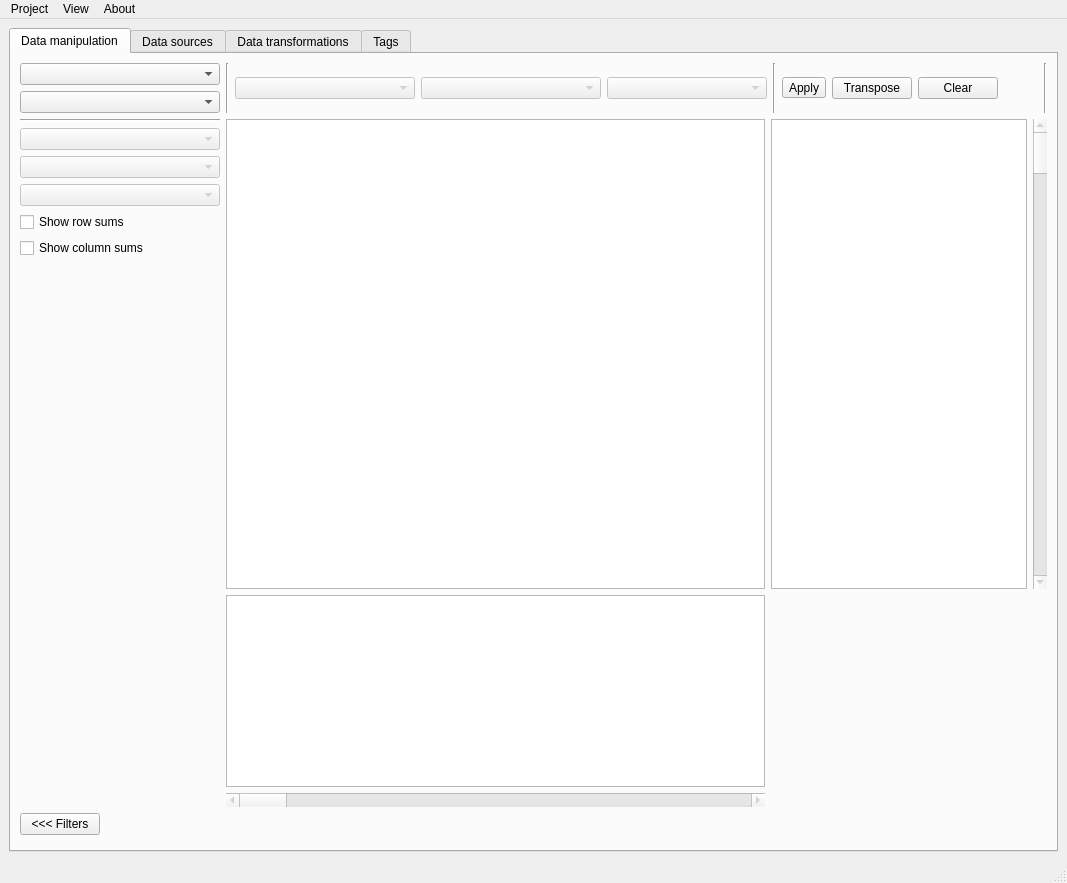
<?xml version="1.0" encoding="UTF-8"?>
<ui version="4.0">
 <class>MainWindow</class>
 <widget class="QMainWindow" name="MainWindow">
  <property name="geometry">
   <rect>
    <x>0</x>
    <y>0</y>
    <width>1067</width>
    <height>883</height>
   </rect>
  </property>
  <property name="windowTitle">
   <string>MainWindow</string>
  </property>
  <widget class="QWidget" name="centralwidget">
   <layout class="QHBoxLayout" name="horizontalLayout_2">
    <item>
     <layout class="QHBoxLayout" name="horizontalLayout">
      <item>
       <widget class="QTabWidget" name="tabWidget">
        <property name="currentIndex">
         <number>0</number>
        </property>
        <widget class="QWidget" name="tab">
         <attribute name="title">
          <string>Data manipulation</string>
         </attribute>
         <layout class="QGridLayout" name="gridLayout_3">
          <item row="3" column="0">
           <layout class="QVBoxLayout" name="verticalLayout_4">
            <item>
             <widget class="QPushButton" name="filterWidgetButton">
              <property name="sizePolicy">
               <sizepolicy hsizetype="Fixed" vsizetype="Fixed">
                <horstretch>0</horstretch>
                <verstretch>0</verstretch>
               </sizepolicy>
              </property>
              <property name="text">
               <string>&lt;&lt;&lt; Filters</string>
              </property>
             </widget>
            </item>
            <item>
             <widget class="FilterWidget" name="filterWidget" native="true">
              <property name="enabled">
               <bool>true</bool>
              </property>
             </widget>
            </item>
           </layout>
          </item>
          <item row="0" column="0">
           <layout class="QGridLayout" name="gridLayout_2">
            <item row="3" column="0">
             <layout class="QVBoxLayout" name="verticalLayout">
              <item>
               <widget class="Line" name="line_4">
                <property name="orientation">
                 <enum>Qt::Horizontal</enum>
                </property>
               </widget>
              </item>
              <item>
               <widget class="PivotComboBox" name="rowComboBox1">
                <property name="enabled">
                 <bool>false</bool>
                </property>
                <property name="sizePolicy">
                 <sizepolicy hsizetype="Expanding" vsizetype="Preferred">
                  <horstretch>0</horstretch>
                  <verstretch>0</verstretch>
                 </sizepolicy>
                </property>
                <property name="minimumSize">
                 <size>
                  <width>160</width>
                  <height>0</height>
                 </size>
                </property>
                <property name="maximumSize">
                 <size>
                  <width>200</width>
                  <height>16777215</height>
                 </size>
                </property>
               </widget>
              </item>
              <item>
               <widget class="PivotComboBox" name="rowComboBox2">
                <property name="enabled">
                 <bool>false</bool>
                </property>
                <property name="sizePolicy">
                 <sizepolicy hsizetype="Expanding" vsizetype="Preferred">
                  <horstretch>0</horstretch>
                  <verstretch>0</verstretch>
                 </sizepolicy>
                </property>
                <property name="minimumSize">
                 <size>
                  <width>160</width>
                  <height>0</height>
                 </size>
                </property>
                <property name="maximumSize">
                 <size>
                  <width>200</width>
                  <height>16777215</height>
                 </size>
                </property>
               </widget>
              </item>
              <item>
               <widget class="PivotComboBox" name="rowComboBox3">
                <property name="enabled">
                 <bool>false</bool>
                </property>
                <property name="sizePolicy">
                 <sizepolicy hsizetype="Expanding" vsizetype="Preferred">
                  <horstretch>0</horstretch>
                  <verstretch>0</verstretch>
                 </sizepolicy>
                </property>
                <property name="minimumSize">
                 <size>
                  <width>160</width>
                  <height>0</height>
                 </size>
                </property>
                <property name="maximumSize">
                 <size>
                  <width>200</width>
                  <height>16777215</height>
                 </size>
                </property>
               </widget>
              </item>
              <item>
               <widget class="QCheckBox" name="rowSumCheckBox">
                <property name="text">
                 <string>Show row sums</string>
                </property>
               </widget>
              </item>
              <item>
               <widget class="QCheckBox" name="columnSumCheckBox">
                <property name="text">
                 <string>Show column sums</string>
                </property>
               </widget>
              </item>
              <item>
               <spacer name="verticalSpacer">
                <property name="orientation">
                 <enum>Qt::Vertical</enum>
                </property>
                <property name="sizeHint" stdset="0">
                 <size>
                  <width>20</width>
                  <height>40</height>
                 </size>
                </property>
               </spacer>
              </item>
             </layout>
            </item>
            <item row="0" column="2">
             <layout class="QHBoxLayout" name="horizontalLayout_3">
              <item>
               <widget class="Line" name="line_3">
                <property name="orientation">
                 <enum>Qt::Vertical</enum>
                </property>
               </widget>
              </item>
              <item>
               <widget class="PivotComboBox" name="columnComboBox1">
                <property name="enabled">
                 <bool>false</bool>
                </property>
                <property name="sizePolicy">
                 <sizepolicy hsizetype="MinimumExpanding" vsizetype="Fixed">
                  <horstretch>1</horstretch>
                  <verstretch>0</verstretch>
                 </sizepolicy>
                </property>
                <property name="minimumSize">
                 <size>
                  <width>160</width>
                  <height>0</height>
                 </size>
                </property>
                <property name="maximumSize">
                 <size>
                  <width>200</width>
                  <height>16777215</height>
                 </size>
                </property>
                <property name="editable">
                 <bool>false</bool>
                </property>
               </widget>
              </item>
              <item>
               <widget class="PivotComboBox" name="columnComboBox2">
                <property name="enabled">
                 <bool>false</bool>
                </property>
                <property name="sizePolicy">
                 <sizepolicy hsizetype="MinimumExpanding" vsizetype="Fixed">
                  <horstretch>1</horstretch>
                  <verstretch>0</verstretch>
                 </sizepolicy>
                </property>
                <property name="minimumSize">
                 <size>
                  <width>160</width>
                  <height>0</height>
                 </size>
                </property>
                <property name="maximumSize">
                 <size>
                  <width>200</width>
                  <height>16777215</height>
                 </size>
                </property>
               </widget>
              </item>
              <item>
               <widget class="PivotComboBox" name="columnComboBox3">
                <property name="enabled">
                 <bool>false</bool>
                </property>
                <property name="sizePolicy">
                 <sizepolicy hsizetype="MinimumExpanding" vsizetype="Fixed">
                  <horstretch>1</horstretch>
                  <verstretch>0</verstretch>
                 </sizepolicy>
                </property>
                <property name="minimumSize">
                 <size>
                  <width>160</width>
                  <height>0</height>
                 </size>
                </property>
                <property name="maximumSize">
                 <size>
                  <width>0</width>
                  <height>16777215</height>
                 </size>
                </property>
               </widget>
              </item>
              <item>
               <widget class="Line" name="line_2">
                <property name="orientation">
                 <enum>Qt::Vertical</enum>
                </property>
               </widget>
              </item>
              <item>
               <widget class="QToolButton" name="applyComboBoxesButton">
                <property name="text">
                 <string>Apply</string>
                </property>
               </widget>
              </item>
              <item>
               <widget class="QPushButton" name="transposeViewButton">
                <property name="enabled">
                 <bool>true</bool>
                </property>
                <property name="text">
                 <string>Transpose</string>
                </property>
               </widget>
              </item>
              <item>
               <widget class="QPushButton" name="clearButton">
                <property name="text">
                 <string>Clear</string>
                </property>
               </widget>
              </item>
              <item>
               <spacer name="horizontalSpacer">
                <property name="orientation">
                 <enum>Qt::Horizontal</enum>
                </property>
                <property name="sizeHint" stdset="0">
                 <size>
                  <width>40</width>
                  <height>20</height>
                 </size>
                </property>
               </spacer>
              </item>
              <item>
               <widget class="Line" name="line">
                <property name="orientation">
                 <enum>Qt::Vertical</enum>
                </property>
               </widget>
              </item>
             </layout>
            </item>
            <item row="3" column="2">
             <layout class="QGridLayout" name="gridLayout_10">
              <item row="0" column="0">
               <widget class="DataFrameView" name="dataFrameView">
                <property name="sizePolicy">
                 <sizepolicy hsizetype="Expanding" vsizetype="Expanding">
                  <horstretch>100</horstretch>
                  <verstretch>100</verstretch>
                 </sizepolicy>
                </property>
                <property name="verticalScrollBarPolicy">
                 <enum>Qt::ScrollBarAlwaysOff</enum>
                </property>
                <property name="horizontalScrollBarPolicy">
                 <enum>Qt::ScrollBarAlwaysOff</enum>
                </property>
               </widget>
              </item>
              <item row="1" column="0">
               <widget class="QTableWidget" name="columnSumWidget">
                <property name="sizePolicy">
                 <sizepolicy hsizetype="Minimum" vsizetype="Minimum">
                  <horstretch>0</horstretch>
                  <verstretch>1</verstretch>
                 </sizepolicy>
                </property>
                <property name="verticalScrollBarPolicy">
                 <enum>Qt::ScrollBarAlwaysOff</enum>
                </property>
                <property name="horizontalScrollBarPolicy">
                 <enum>Qt::ScrollBarAlwaysOff</enum>
                </property>
                <attribute name="horizontalHeaderVisible">
                 <bool>false</bool>
                </attribute>
                <attribute name="verticalHeaderVisible">
                 <bool>true</bool>
                </attribute>
               </widget>
              </item>
              <item row="2" column="0">
               <widget class="QScrollBar" name="horizontalScrollBar">
                <property name="enabled">
                 <bool>false</bool>
                </property>
                <property name="orientation">
                 <enum>Qt::Horizontal</enum>
                </property>
               </widget>
              </item>
              <item row="0" column="2">
               <widget class="QScrollBar" name="verticalScrollBar">
                <property name="enabled">
                 <bool>false</bool>
                </property>
                <property name="orientation">
                 <enum>Qt::Vertical</enum>
                </property>
               </widget>
              </item>
              <item row="0" column="1">
               <widget class="QTableWidget" name="rowSumWidget">
                <property name="sizePolicy">
                 <sizepolicy hsizetype="Minimum" vsizetype="Minimum">
                  <horstretch>0</horstretch>
                  <verstretch>0</verstretch>
                 </sizepolicy>
                </property>
                <property name="verticalScrollBarPolicy">
                 <enum>Qt::ScrollBarAlwaysOff</enum>
                </property>
                <property name="horizontalScrollBarPolicy">
                 <enum>Qt::ScrollBarAlwaysOff</enum>
                </property>
                <attribute name="verticalHeaderVisible">
                 <bool>true</bool>
                </attribute>
               </widget>
              </item>
             </layout>
            </item>
            <item row="0" column="0">
             <layout class="QVBoxLayout" name="verticalLayout_5">
              <item>
               <widget class="QComboBox" name="aggFuncComboBox"/>
              </item>
              <item>
               <widget class="PivotComboBox" name="displayedValueComboBox"/>
              </item>
             </layout>
            </item>
           </layout>
          </item>
         </layout>
        </widget>
        <widget class="QWidget" name="tab_2">
         <attribute name="title">
          <string>Data sources</string>
         </attribute>
         <layout class="QVBoxLayout" name="verticalLayout_3">
          <item>
           <layout class="QVBoxLayout" name="verticalLayout_2" stretch="1,56">
            <item>
             <layout class="QHBoxLayout" name="horizontalLayout_5">
              <item>
               <widget class="QToolButton" name="openFileButton">
                <property name="text">
                 <string>Open file</string>
                </property>
               </widget>
              </item>
              <item>
               <widget class="QToolButton" name="removeFileButton">
                <property name="enabled">
                 <bool>false</bool>
                </property>
                <property name="text">
                 <string>Remove file</string>
                </property>
               </widget>
              </item>
              <item>
               <widget class="QToolButton" name="toolButton">
                <property name="text">
                 <string>...</string>
                </property>
               </widget>
              </item>
              <item>
               <spacer name="horizontalSpacer_2">
                <property name="orientation">
                 <enum>Qt::Horizontal</enum>
                </property>
                <property name="sizeHint" stdset="0">
                 <size>
                  <width>40</width>
                  <height>20</height>
                 </size>
                </property>
               </spacer>
              </item>
             </layout>
            </item>
            <item>
             <layout class="QHBoxLayout" name="horizontalLayout_6" stretch="1,4">
              <item>
               <widget class="QListWidget" name="dataFilesList"/>
              </item>
              <item>
               <widget class="QTableView" name="dataFileContent"/>
              </item>
             </layout>
            </item>
           </layout>
          </item>
         </layout>
        </widget>
        <widget class="QWidget" name="tab_3">
         <attribute name="title">
          <string>Data transformations</string>
         </attribute>
         <layout class="QHBoxLayout" name="horizontalLayout_7">
          <item>
           <layout class="QHBoxLayout" name="horizontalLayout_4"/>
          </item>
         </layout>
        </widget>
        <widget class="QWidget" name="tab_4">
         <attribute name="title">
          <string>Tags</string>
         </attribute>
         <layout class="QHBoxLayout" name="horizontalLayout_7">
          <item>
           <widget class="QTreeView" name="tagView">
            <property name="enabled">
             <bool>true</bool>
            </property>
           </widget>
          </item>
         </layout>
        </widget>
       </widget>
      </item>
     </layout>
    </item>
   </layout>
  </widget>
  <widget class="QMenuBar" name="menubar">
   <property name="geometry">
    <rect>
     <x>0</x>
     <y>0</y>
     <width>1115</width>
     <height>27</height>
    </rect>
   </property>
   <widget class="QMenu" name="menuProject">
    <property name="title">
     <string>Project</string>
    </property>
    <widget class="QMenu" name="menuOpen">
     <property name="title">
      <string>Open</string>
     </property>
     <addaction name="actionProject"/>
     <addaction name="actionData_file"/>
    </widget>
    <addaction name="menuOpen"/>
    <addaction name="actionSave"/>
    <addaction name="actionSave_as"/>
    <addaction name="separator"/>
    <addaction name="actionExit"/>
   </widget>
   <widget class="QMenu" name="menuView">
    <property name="title">
     <string>View</string>
    </property>
    <addaction name="actionExport_view"/>
   </widget>
   <widget class="QMenu" name="menuAbout">
    <property name="title">
     <string>About</string>
    </property>
   </widget>
   <addaction name="menuProject"/>
   <addaction name="menuView"/>
   <addaction name="menuAbout"/>
  </widget>
  <widget class="QStatusBar" name="statusbar"/>
  <action name="actionProject">
   <property name="text">
    <string>Project</string>
   </property>
  </action>
  <action name="actionData_file">
   <property name="text">
    <string>Data file</string>
   </property>
   <property name="shortcut">
    <string>Ctrl+O</string>
   </property>
  </action>
  <action name="actionExit">
   <property name="text">
    <string>Exit</string>
   </property>
  </action>
  <action name="actionSave">
   <property name="text">
    <string>Save</string>
   </property>
  </action>
  <action name="actionSave_as">
   <property name="text">
    <string>Save as</string>
   </property>
  </action>
  <action name="actionExport_view">
   <property name="text">
    <string>Export view</string>
   </property>
  </action>
 </widget>
 <customwidgets>
  <customwidget>
   <class>FilterWidget</class>
   <extends>QWidget</extends>
   <header>filterwidget.h</header>
  </customwidget>
  <customwidget>
   <class>PivotComboBox</class>
   <extends>QComboBox</extends>
   <header>pivotcombobox.h</header>
  </customwidget>
  <customwidget>
   <class>DataFrameView</class>
   <extends>QTableView</extends>
   <header>dataframeview.h</header>
  </customwidget>
  <customwidget>
   <class>ColoringWidget</class>
   <extends>QWidget</extends>
   <header>coloringwidget.h</header>
   <container>1</container>
  </customwidget>
 </customwidgets>
 <resources/>
 <connections/>
</ui>
